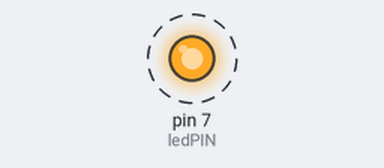
This sketch was run on a simulated Arduino Uno, built with avr-gcc and run on an emulated ATmega328P. Parts: output pins drawn as LEDs (lit = HIGH). Dashed ring = blinking.

Above: at 0.3 s.
Timing chart, 0 to 3.2 s (numbered marks = the images above):
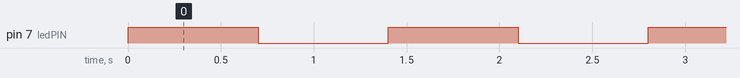

Measured:
- by itself, pin 7 (ledPIN): alternates HIGH for 0.70 s and LOW for 0.70 s

The sketch:

Arduino1.ino
```cpp
const int ledPIN=7;
void setup(){
Serial.begin(9600);
pinMode(ledPIN, OUTPUT);
}

void loop(){
digitalWrite(ledPIN, HIGH);
delay(700);
digitalWrite(ledPIN, LOW);
delay(700);
}
```
